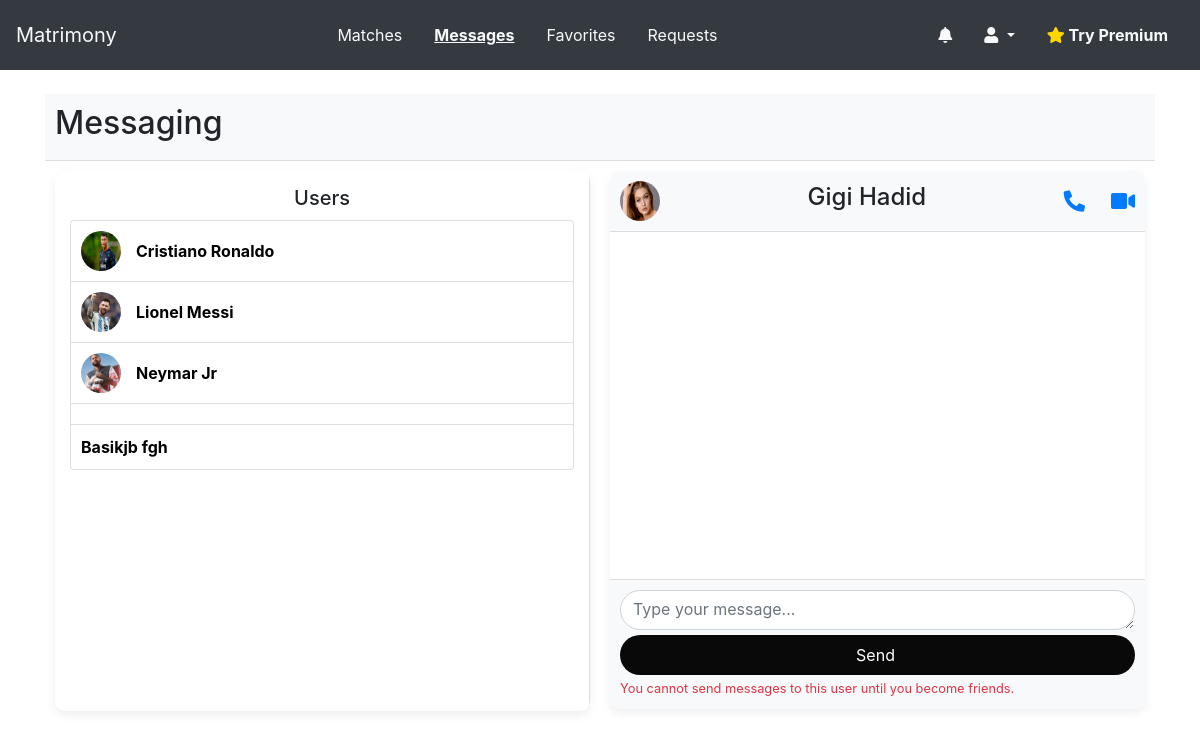
The page /chat/46/ (signed in) on the database as committed earlier.
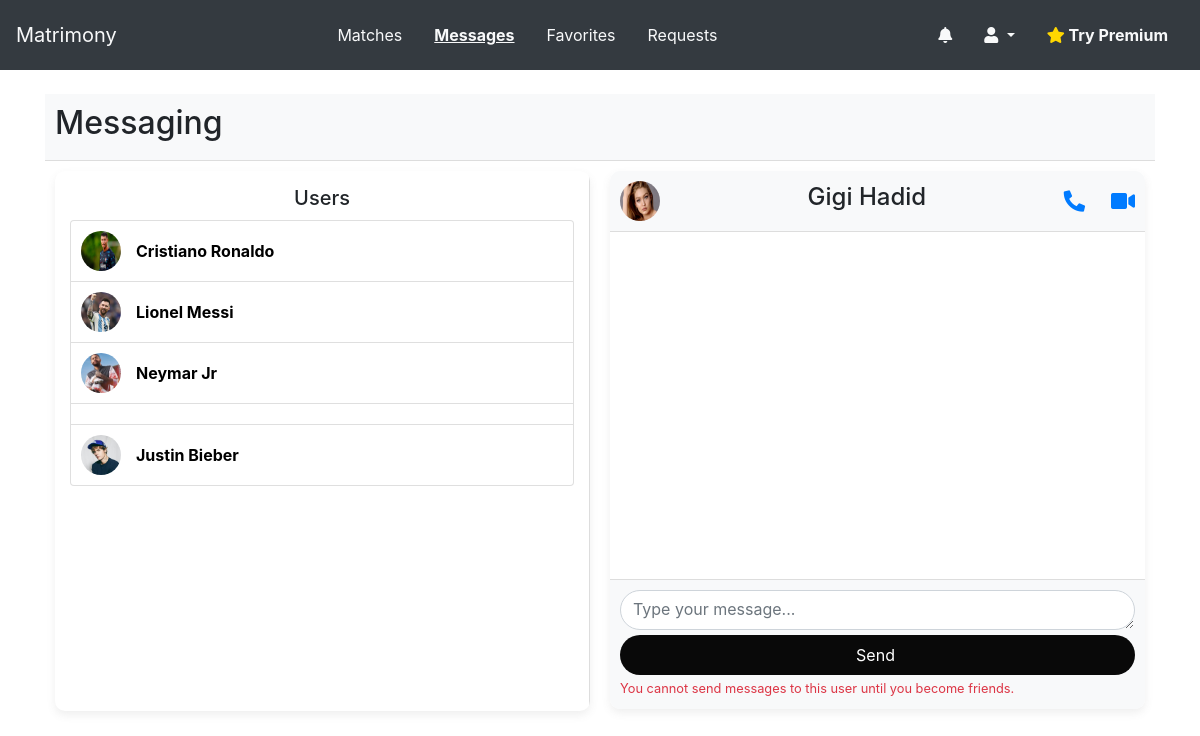
The same page on the database as committed later.
### accounts/models.py (models this page shows, shortened)
class User(AbstractUser):
    GENDER_CHOICES = (('Male','Male'),('Female','Female'),('Other','Other'),)
    INTEREST_CHOICES = (('Male','Male'),('Female','Female'),('Other','Other'),)
    EXPERTISE_CHOICES = (('Beginner','Beginner'),('Intermediate','Intermediate'),('Expert','Expert'),)
    JOB_STATUS_CHOICES = (('Employee','Employee'),('Employer','Employer'),('JobSeeker','JobSeeker'),)
    phone_number =models.CharField(
        max_length=15,
        blank=True,
        verbose_name='Phone Number'
    )
    profile_photo = models.ImageField(
        upload_to='profile_photos/',
        blank=True,
        verbose_name='Profile photo'
    )
    date_of_birth = models.DateField(
        null=True,
        blank=True,
        verbose_name='Date Of Birth'
    )
    gender =models.CharField(
        max_length= 6,
        choices=GENDER_CHOICES,
        blank=True,
        verbose_name='Gender',
        default='Male'
    )
    friend = models.ManyToManyField('self', blank=True)
    hobbies = models.ForeignKey(Hobby,related_name='users',blank=True,null=True,on_delete=models.CASCADE)
    interest =models.CharField(max_length=6,choices=INTEREST_CHOICES,verbose_name='Interested In',blank=True,null=True,default='Male')
    smoking_habits = models.CharField(max_length=50, choices=[('yes', 'Yes'), ('no', 'No')], default='no',blank=True,null=True)
    drinking_habits = models.CharField(max_length=50, choices=[('yes', 'Yes'), ('no', 'No')], default='no',blank=True,null=True)
    qualification = models.CharField(max_length=255,blank=True,null=True)
    job_status = models.CharField(max_length=100,blank=True,verbose_name='Job Status',choices=JOB_STATUS_CHOICES)
    company_name = models.CharField(max_length=255, blank=True, null=True,verbose_name='Company Name')
    designation = models.CharField(max_length=100,blank=True,null=True,verbose_name='Designation')
    company_location = models.CharField(max_length=200,blank=True,null=True,verbose_name='Company Location')
    job_title = models.CharField(max_length=255, blank=True, null=True,verbose_name='Job Title')
    expertise_level = models.CharField(max_length=100,
        blank=True,
        verbose_name='Expertise Level',
        choices=EXPERTISE_CHOICES)
    about = models.TextField(max_length=1000,blank=True,null=True)
    facebook = models.URLField(max_length=100,blank=True,null=True)
    instagram = models.URLField(max_length=100,blank=True,null=True)
    snapchat = models.URLField(max_length=100,blank=True,null=True)
    groups = models.ManyToManyField(
        'auth.Group',
        related_name='custom_user_set',  # Change this to a unique name
        blank=True,
        help_text='The groups this user belongs to. A user will get all permissions granted to each of their groups.',
        related_query_name='custom_user',
    )
    user_permissions = models.ManyToManyField(
        'auth.Permission',
        related_name='custom_user_set',  # Change this to a unique name
        blank=True,
        help_text='Specific permissions for this user.',
        related_query_name='custom_user',
    )

### app/views.py (the view)
# urls.py: path('chat/<int:id>/', views.messaging_page, name='messaging_page'),
@login_required
def messaging_page(request, id=None):
    user_details = User.objects.get(id=id)
    try:
        if not request.user.usersubscription.active:
            return redirect('app:not_premium')  # Redirect to the subscription plans page
    except UserSubscription.DoesNotExist:
        return redirect('app:not_premium')
    users = User.objects.exclude(id=request.user.id)
    receiver = get_object_or_404(User, id=id) if id else None
    is_friend = request.user in user_details.friend.all()
    if request.user.gender == 'Male':
        users = users.filter(gender='Female')
    elif request.user.gender == 'Female':
        users = users.filter(gender='Male')
    return render(request, 'user/chat.html', {'users': users, 'user_id': id,'receiver': receiver,'is_friend':is_friend})

### templates/user/chat.html (shortened to what this page needs)
{% extends 'shared/base.html' %}
{% block content %}
{% load static%}
<!DOCTYPE html>
<html lang="en">
<head>
    <link rel="stylesheet" href="https://stackpath.bootstrapcdn.com/bootstrap/4.5.2/css/bootstrap.min.css">
    <link rel="stylesheet" href="https://cdnjs.cloudflare.com/ajax/libs/font-awesome/5.15.4/css/all.min.css" />
    <link rel="stylesheet" href="{% static 'assets/css/usercss/chat.css' %}">
</head>
<body>
    <div class="container mt-4">
        <div class="header">
            <h2 >Messaging {% if unread_messages %}<span class="badge badge-danger">New</span>{% endif %}</h2>
        </div>
        <div class="chat-container">
            <div class="container-box user-list-container">
                <div class="user-list">
                    <h5 class="align-items-center">Users</h5>
                    <ul class="list-group">
                        {% for user in users %}
                            <li class="list-group-item user-list-item {% if user.id == receiver.id %}active{% endif %}">
                                {% if user.profile_photo %}
                                <img src="{{ user.profile_photo.url }}" alt="{{ user.username }}'s profile picture">
                                {% endif %}
                                <a href="{% url 'app:messaging_page' user.id %}"><b>{{ user.first_name }} {{ user.last_name}}</b></a>
                            </li>
                        {% endfor %}
                    </ul>
                </div>
            </div>
            {% if user_id %}
            <div class="container-box message-section">
                <div class="message-header">
                    {% if receiver.profile_photo %}
                    <img src="{{ receiver.profile_photo.url }}" alt="{{ receiver.first_name }}'s profile picture" class="profile-photo">
                    {% endif %}
                    <h4>{{ receiver.first_name }} {{ receiver.last_name }}</h4>
                    <div class="call-icons">
                        <a href="#"><i class="fas fa-phone-alt fa-lg mr-3"></i></a>
                        <a href="#"><i class="fas fa-video fa-lg"></i></a>
                    </div>
                </div>
                <div class="message-list" id="chat-window">
                </div>
                <div class="message-form">
                    <form id="message-form">
                        <textarea id="message-input" class="form-control" rows="3" placeholder="Type your message..."></textarea>
                        <button type="submit" class="send-button" id="send-button"  {% if not is_friend %}disabled{% endif %}>
                            Send
                        </button>
                        {% if not is_friend %}
                        <small class="text-danger">You cannot send messages to this user until you become friends.</small>
                        {% endif %}
                    </form>
                </div>
            </div>
            {% endif %}
        </div>
    </div>
</body>
</html>
{% endblock content %}

Rows that differ between the two databases and show on the page:
removed User: first_name "Basikjb", last_name "fgh"
added User: profile_photo (picture), first_name "Justin", last_name "Bieber"
